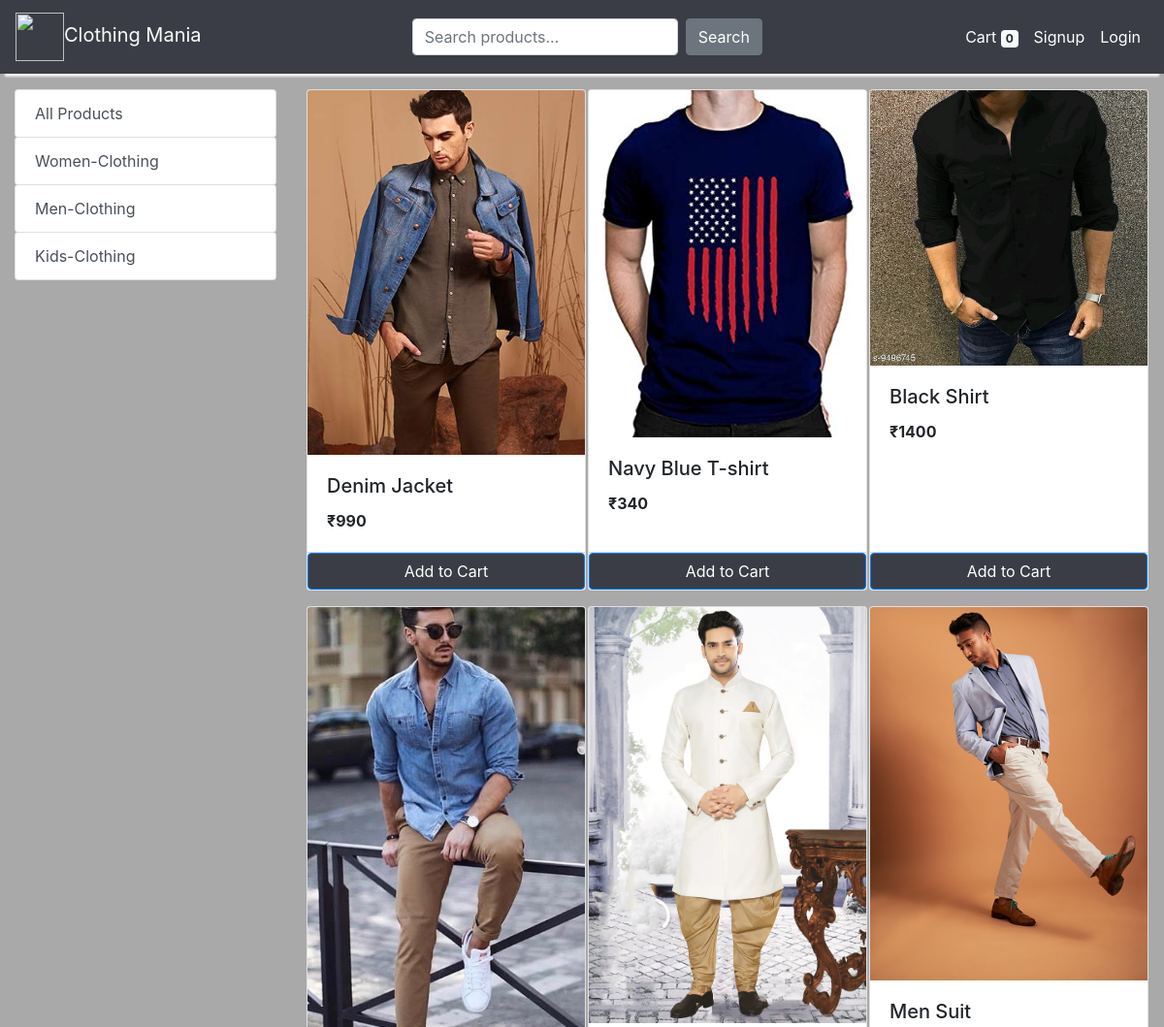
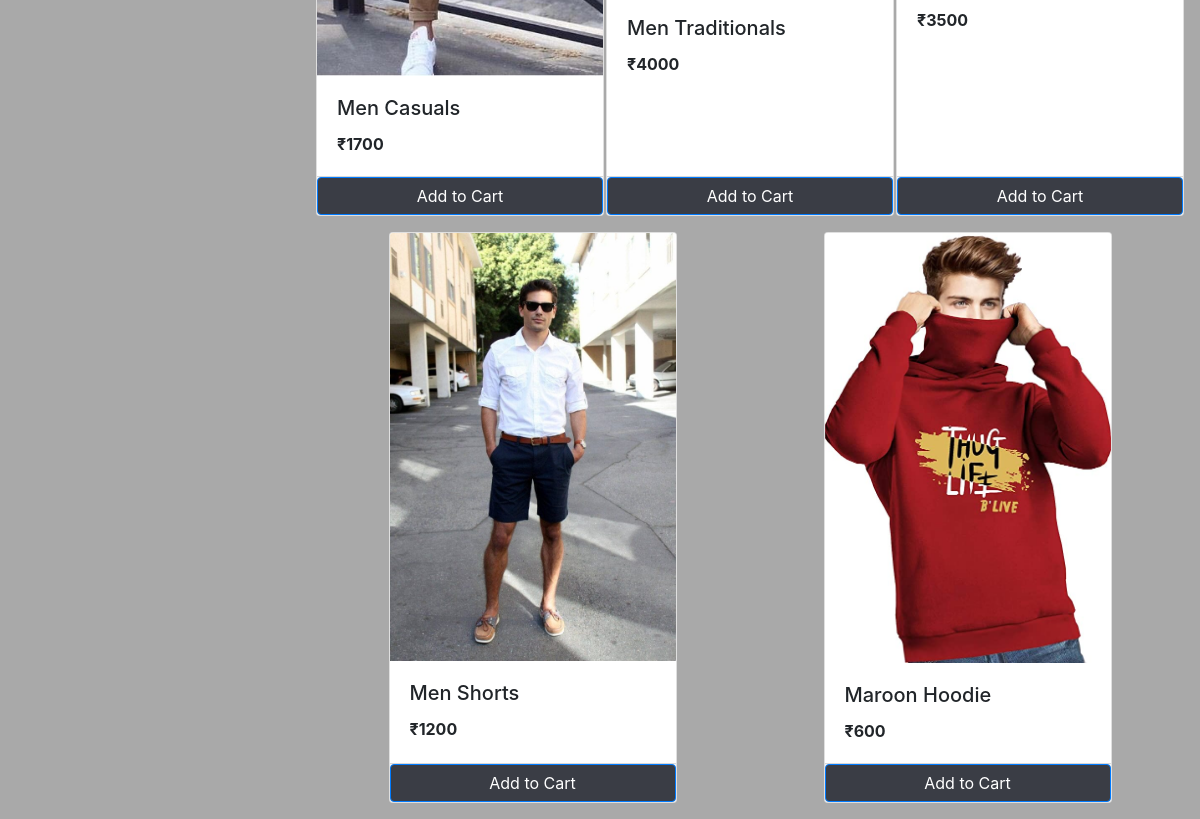
Screenshot of /store?category=23 with the database file from the repository (2 pictures, top to bottom).
### store/models/category.py (models this page shows, shortened)
class Category(models.Model):
    name= models.CharField(max_length=50)
    @staticmethod
    def get_all_categories():
        return Category.objects.all()
    class Meta:
        verbose_name = "Category"
        verbose_name_plural = "Categories"

### store/models/product.py (models this page shows, shortened)
class Products(models.Model):
    name = models.CharField(max_length=60)
    price = models.IntegerField(default=0)
    category = models.ForeignKey(Category,on_delete=models.CASCADE,default=1 )
    description = models.CharField(max_length=250, default='', blank=True, null= True)
    image = models.ImageField(upload_to='uploads/products/')
    @staticmethod
    def get_all_products_by_categoryid(category_id):
        if category_id:
            return Products.objects.filter (category=category_id)
        else:
            return Products.get_all_products()
    class Meta:
        verbose_name = "Product"
        verbose_name_plural = "Products"

### store/views/home.py (the view)
# urls.py: path('' , include('store.urls'))
def store(request):
    cart = request.session.get('cart')
    if not cart:
        request.session['cart'] = {}
    products = None
    categories = Category.get_all_categories()
    categoryID = request.GET.get('category')
    if categoryID:
        products = Products.get_all_products_by_categoryid(categoryID)
    else:
        products = Products.get_all_products()
    data = {}
    data['products'] = products
    data['categories'] = categories
    print('you are : ', request.session.get('email'))
    return render(request, 'index.html', data)

### store/templatetags/cart.py (called while the page is built)
@register.filter (name='is_in_cart')
def is_in_cart(product, cart):
    keys = cart.keys ()
    for id in keys:
        if int (id) == product.id:
            return True
    return False

### store/templatetags/custom_filter.py (called while the page is built)
@register.filter(name='currency')
def currency(number):
    return "₹"+str(number)

### store/templates/index.html (shortened to what this page needs)
{% extends 'base.html' %}
{% block content %}
{% load cart %}
{% load custom_filter %}
<div class="container-fluid mt-3">
	<div class="row">
		<div class="col-lg-3 mx-auto">
			<div class="list-group">
				<a href="/" class="list-group-item list-group-item-action btn">All Products</a>
				{% for category in categories %}
				<a href="/?category={{category.id}}"
					class="list-group-item list-group-item-action btn ">{{category.name}}</a>
				{% endfor %}
			</div>
		</div>
		<div id='products' class="col-lg-9 mx-auto">
			<div class="row mx-auto">
				{% for product in products %}
				<div class="card mx-auto mb-3" id={{product.id}} style="width: 18rem;">
					<img class="card-img-top" src="{{product.image.url}}" alt="Card image cap">
					<div class="card-body">
						<h5 class="card-title">{{product.name}}</h5>
						<p class="card-text"><b>{{product.price|currency}}</b></p>
					</div>
					<div class="card-footer p-0 no-gutters">
						{% if product|is_in_cart:request.session.cart %}
						<div class="row no-gutters">
							<form action="/#{{product.id}}" class="col-2 " method="post">
								{% csrf_token %}
								<input hidden type="text" name='product' value='{{product.id}}'>
								<input hidden type="text" name='remove' value='True'>
								<button type="submit" class="btn btn-primary my-3 my-sm-0" style="width:50px; background-color: #3A3D45;">-</button>
							</form>
							<div class="btn btn-primary my-0 my-sm-0 mx-auto w-70" style="width:150px; background-color: #3A3D45;">{{product|cart_quantity:request.session.cart}} in Cart</div>
							<form action="/#{{product.id}}" class="col-2 " method="post">
								{% csrf_token %}
								<input hidden type="text" name='product' value='{{product.id}}'>
								<button type="submit" class="btn btn-primary my-3 my-sm-0" style="width:50px; background-color: #3A3D45;">+</button>
							</form>
						</div>
						{% else %}
						<form action="/#{{product.id}}" method="POST" class="btn-block">
							<button class="btn btn-primary btn-block my-2 my-sm-0" style="background-color: #3A3D45;" type="submit">Add to Cart</button>
						</form>
						{% endif %}
					</div>
				</div>
				{% endfor %}
			</div>
		</div>
	</div>
</div>
{% endblock %}

### store/templates/base.html (style rules this page uses)
body { background-color: darkgray; background-size: 200px; background-image: url('https://thumbs.gfycat.com/LimpEntireEland-max-1mb.gif'); }

### store/templates/index.html (style rules this page uses)
@media (min-width: 576px) { #products .card { width: 18rem; float: left; margin: 0 10px 10px 0; } }
@media (min-width: 768px) { #products .card { width: 22rem; float: left; margin: 0 15px 15px 0; } }
@media (min-width: 992px) { #products .card { width: 25rem; float: left; margin: 0 20px 20px 0; } }

### rows the page displays
Category: name "Women-Clothing"
Category: name "Men-Clothing"
Category: name "Kids-Clothing"
Products: image (picture), name "Denim Jacket", price "₹990"
Products: image (picture), name "Navy Blue T-shirt", price "₹340"
Products: image (picture), name "Black Shirt", price "₹1400"
Products: image (picture), name "Men Casuals", price "₹1700"
Products: image (picture), name "Men Traditionals", price "₹4000"
Products: image (picture), name "Men Suit", price "₹3500"
Products: image (picture), name "Men Shorts", price "₹1200"
Products: image (picture), name "Maroon Hoodie", price "₹600"

### other values shown
{{ request.session.cart.keys|length }} "0"
